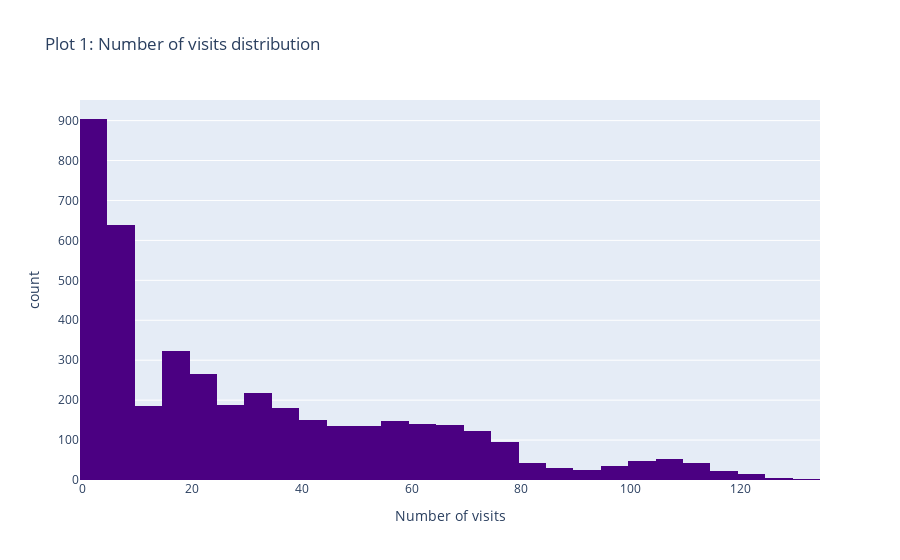
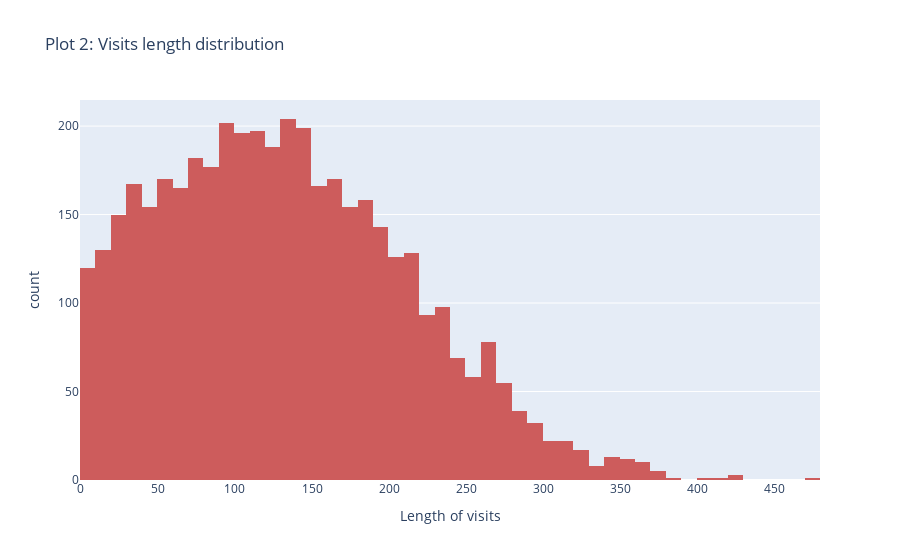

The code cell stored with these charts, in order, in its notebook:
### Code cell
fig = px.histogram(df, x="total_visits",  color_discrete_sequence=['indigo'],title='Plot 1: Number of visits distribution')
fig.update_layout(xaxis_title_text='Number of visits')
fig.show()
fig = px.histogram(df, x="avg_dwell_time_in_min", color_discrete_sequence=['indianred'],title='Plot 2: Visits length distribution')
fig.update_layout(xaxis_title_text='Length of visits')
fig.show()

### Figure 1 — Plotly figure (JSON) as saved in the notebook; plotly's stock layout.template omitted (floating-point values rounded to 4 significant figures; data arrays with more than 128 entries replaced by an {"elided": "..."} marker saying what was removed)
{"data": [{"alignmentgroup": "True", "bingroup": "x", "hovertemplate": "total_visits=%{x}<br>count=%{y}<extra></extra>", "legendgroup": "", "marker": {"color": "indigo", "pattern": {"shape": ""}}, "name": "", "offsetgroup": "", "orientation": "v", "showlegend": false, "type": "histogram", "x": {"elided": "4284 int values"}, "xaxis": "x", "yaxis": "y"}], "layout": {"barmode": "relative", "legend": {"tracegroupgap": 0}, "title": {"text": "Plot 1: Number of visits distribution"}, "xaxis": {"anchor": "y", "domain": [0, 1], "title": {"text": "Number of visits"}}, "yaxis": {"anchor": "x", "domain": [0, 1], "title": {"text": "count"}}}}

### Figure 2 — Plotly figure (JSON) as saved in the notebook; plotly's stock layout.template omitted (floating-point values rounded to 4 significant figures; data arrays with more than 128 entries replaced by an {"elided": "..."} marker saying what was removed)
{"data": [{"alignmentgroup": "True", "bingroup": "x", "hovertemplate": "avg_dwell_time_in_min=%{x}<br>count=%{y}<extra></extra>", "legendgroup": "", "marker": {"color": "indianred", "pattern": {"shape": ""}}, "name": "", "offsetgroup": "", "orientation": "v", "showlegend": false, "type": "histogram", "x": {"elided": "4284 int values"}, "xaxis": "x", "yaxis": "y"}], "layout": {"barmode": "relative", "legend": {"tracegroupgap": 0}, "title": {"text": "Plot 2: Visits length distribution"}, "xaxis": {"anchor": "y", "domain": [0, 1], "title": {"text": "Length of visits"}}, "yaxis": {"anchor": "x", "domain": [0, 1], "title": {"text": "count"}}}}
